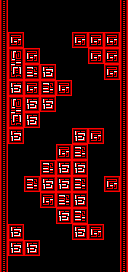

A 2D game scene composited from a Tiled map and its tileset images. What follows is a short description and the map's XML, with every tile layer's data as written:
An orthogonal 16x34 tile map with 8x8 px tiles, 2 tile layers (border, Tile Layer 1) and 27 objects (25x Obstacle, 2x Custom(BgRed)).

<map version="1.4" tiledversion="1.4.3" orientation="orthogonal" renderorder="right-down" width="16" height="34" tilewidth="8" tileheight="8" infinite="0" nextlayerid="6" nextobjectid="42">
 <editorsettings>
  <export target="../../../resources/levels/zones/red/red_medium_1.json" format="ld48-export" />
 </editorsettings>
 <tileset firstgid="1" source="../../tsx/tiles_red.tsx" />
 <objectgroup id="4" name="bg_base">
  <properties>
   <property name="z" type="float" value="-1" />
  </properties>
  <object id="31" name="BG" type="Custom(BgRed)" x="0" y="0" width="128" height="144" />
  <object id="32" name="BG" type="Custom(BgRed)" x="0" y="128" width="128" height="144" />
 </objectgroup>
 <layer id="1" name="border" width="16" height="34">
  <data encoding="csv">
109,0,0,0,0,0,0,0,0,0,0,0,0,0,0,109,
109,0,0,0,0,0,0,0,0,0,0,0,0,0,0,109,
109,0,0,0,0,0,0,0,0,0,0,0,0,0,0,109,
109,0,0,0,0,0,0,0,0,0,0,0,0,0,0,109,
109,0,0,0,0,0,0,0,0,0,0,0,0,0,0,109,
109,0,0,0,0,0,0,0,0,0,0,0,0,0,0,109,
109,0,0,0,0,0,0,0,0,0,0,0,0,0,0,109,
109,0,0,0,0,0,0,0,0,0,0,0,0,0,0,109,
109,0,0,0,0,0,0,0,0,0,0,0,0,0,0,109,
109,0,0,0,0,0,0,0,0,0,0,0,0,0,0,109,
109,0,0,0,0,0,0,0,0,0,0,0,0,0,0,109,
109,0,0,0,0,0,0,0,0,0,0,0,0,0,0,109,
109,0,0,0,0,0,0,0,0,0,0,0,0,0,0,109,
109,0,0,0,0,0,0,0,0,0,0,0,0,0,0,109,
109,0,0,0,0,0,0,0,0,0,0,0,0,0,0,109,
109,0,0,0,0,0,0,0,0,0,0,0,0,0,0,109,
109,0,0,0,0,0,0,0,0,0,0,0,0,0,0,109,
109,0,0,0,0,0,0,0,0,0,0,0,0,0,0,109,
109,0,0,0,0,0,0,0,0,0,0,0,0,0,0,109,
109,0,0,0,0,0,0,0,0,0,0,0,0,0,0,109,
109,0,0,0,0,0,0,0,0,0,0,0,0,0,0,109,
109,0,0,0,0,0,0,0,0,0,0,0,0,0,0,109,
109,0,0,0,0,0,0,0,0,0,0,0,0,0,0,109,
109,0,0,0,0,0,0,0,0,0,0,0,0,0,0,109,
109,0,0,0,0,0,0,0,0,0,0,0,0,0,0,109,
109,0,0,0,0,0,0,0,0,0,0,0,0,0,0,109,
109,0,0,0,0,0,0,0,0,0,0,0,0,0,0,109,
109,0,0,0,0,0,0,0,0,0,0,0,0,0,0,109,
109,0,0,0,0,0,0,0,0,0,0,0,0,0,0,109,
109,0,0,0,0,0,0,0,0,0,0,0,0,0,0,109,
109,0,0,0,0,0,0,0,0,0,0,0,0,0,0,109,
109,0,0,0,0,0,0,0,0,0,0,0,0,0,0,109,
109,0,0,0,0,0,0,0,0,0,0,0,0,0,0,109,
109,0,0,0,0,0,0,0,0,0,0,0,0,0,0,109
</data>
 </layer>
 <layer id="2" name="Tile Layer 1" width="16" height="34">
  <data encoding="csv">
0,0,0,0,0,0,0,0,0,0,0,0,0,0,0,0,
0,0,0,0,0,0,0,0,0,0,0,0,0,0,0,0,
0,0,0,0,0,0,0,0,0,0,0,0,0,0,0,0,
0,0,0,0,0,0,0,0,0,0,0,0,0,0,0,0,
0,223,224,0,0,0,0,0,0,223,224,223,224,223,224,0,
0,260,261,0,0,0,0,0,0,260,261,260,261,260,261,0,
0,9,10,223,224,0,0,0,0,0,0,223,224,223,224,0,
0,46,47,260,261,0,0,0,0,0,0,260,261,260,261,0,
0,83,84,112,113,1,2,0,0,0,0,0,0,223,224,0,
0,120,121,149,150,38,39,0,0,0,0,0,0,260,261,0,
0,1,2,223,224,112,113,223,224,0,0,0,0,0,0,0,
0,38,39,260,261,149,150,260,261,0,0,0,0,0,0,0,
0,9,10,1,2,1,2,0,0,0,0,0,0,0,0,0,
0,46,47,38,39,38,39,0,0,0,0,0,0,0,0,0,
0,83,84,1,2,0,0,0,0,0,0,0,0,0,0,0,
0,120,121,38,39,0,0,0,0,0,0,0,0,0,0,0,
0,1,2,0,0,0,0,0,0,1,2,223,224,0,0,0,
0,38,39,0,0,0,0,0,0,38,39,260,261,0,0,0,
0,0,0,0,0,0,0,223,224,112,113,0,0,0,0,0,
0,0,0,0,0,0,0,260,261,149,150,0,0,0,0,0,
0,0,0,0,0,112,113,1,2,1,2,0,0,0,0,0,
0,0,0,0,0,149,150,38,39,38,39,0,0,0,0,0,
0,0,0,112,113,1,2,1,2,112,113,0,0,223,224,0,
0,0,0,149,150,38,39,38,39,149,150,0,0,260,261,0,
0,0,0,0,0,223,224,112,113,1,2,0,0,0,0,0,
0,0,0,0,0,260,261,149,150,38,39,0,0,0,0,0,
0,0,0,0,0,0,0,1,2,112,113,0,0,0,0,0,
0,0,0,0,0,0,0,38,39,149,150,0,0,0,0,0,
0,1,2,0,0,0,0,0,0,1,2,223,224,0,0,0,
0,38,39,0,0,0,0,0,0,38,39,260,261,0,0,0,
0,1,2,1,2,0,0,0,0,0,0,0,0,0,0,0,
0,38,39,38,39,0,0,0,0,0,0,0,0,0,0,0,
0,0,0,0,0,0,0,0,0,0,0,0,0,0,0,0,
0,0,0,0,0,0,0,0,0,0,0,0,0,0,0,0
</data>
 </layer>
 <objectgroup id="3" name="pickups" />
 <objectgroup id="5" name="obstacles">
  <object id="13" name="obstacle" type="Obstacle" x="8" y="64" width="48" height="48" />
  <object id="14" name="obstacle" type="Obstacle" x="8" y="48" width="16" height="16" />
  <object id="15" name="obstacle" type="Obstacle" x="24" y="48" width="16" height="16" />
  <object id="16" name="obstacle" type="Obstacle" x="8" y="32" width="16" height="16" />
  <object id="17" name="obstacle" type="Obstacle" x="56" y="80" width="16" height="16" />
  <object id="18" name="obstacle" type="Obstacle" x="24" y="112" width="16" height="16" />
  <object id="19" name="obstacle" type="Obstacle" x="8" y="112" width="16" height="16" />
  <object id="20" name="obstacle" type="Obstacle" x="72" y="144" width="16" height="16" />
  <object id="21" name="obstacle" type="Obstacle" x="40" y="160" width="48" height="48" />
  <object id="22" name="obstacle" type="Obstacle" x="56" y="144" width="16" height="16" />
  <object id="23" name="obstacle" type="Obstacle" x="72" y="128" width="16" height="16" />
  <object id="24" name="obstacle" type="Obstacle" x="24" y="176" width="16" height="16" />
  <object id="25" name="obstacle" type="Obstacle" x="56" y="208" width="16" height="16" />
  <object id="26" name="obstacle" type="Obstacle" x="72" y="208" width="16" height="16" />
  <object id="27" name="obstacle" type="Obstacle" x="72" y="224" width="16" height="16" />
  <object id="28" name="obstacle" type="Obstacle" x="8" y="128" width="16" height="16" />
  <object id="33" name="obstacle" type="Obstacle" x="72" y="32" width="16" height="16" />
  <object id="34" name="obstacle" type="Obstacle" x="104" y="64" width="16" height="16" />
  <object id="35" name="obstacle" type="Obstacle" x="88" y="128" width="16" height="16" />
  <object id="36" name="obstacle" type="Obstacle" x="104" y="176" width="16" height="16" />
  <object id="37" name="obstacle" type="Obstacle" x="88" y="224" width="16" height="16" />
  <object id="38" name="obstacle" type="Obstacle" x="88" y="32" width="32" height="32" />
  <object id="39" name="obstacle" type="Obstacle" x="24" y="240" width="16" height="16" />
  <object id="40" name="obstacle" type="Obstacle" x="8" y="240" width="16" height="16" />
  <object id="41" name="obstacle" type="Obstacle" x="8" y="224" width="16" height="16" />
 </objectgroup>
</map>
